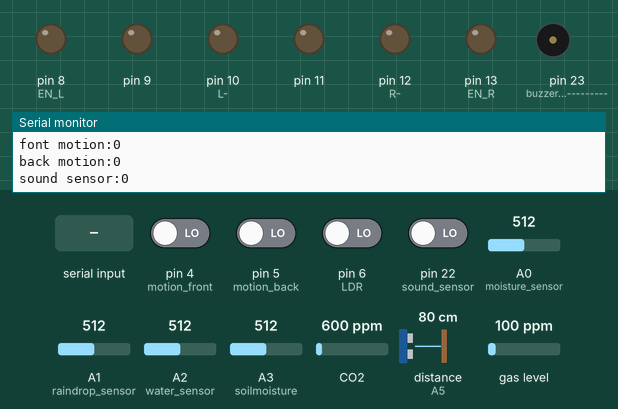
This sketch was run on a simulated Arduino Mega 2560, built with avr-gcc and run on an emulated ATmega2560. Parts: output pins drawn as LEDs (lit = HIGH), buzzer (waves = sounding, pin HIGH), the last lines printed to the serial monitor. Wiring (inferred from the names in the program): ultrasonic range finder: trigger A4; echo A5. The inputs (shaded band) are chosen by the test bench; at power-on: pin 4 (motion_front), pin 5 (motion_back), pin 6 (LDR), pin 22 (sound_sensor) LOW, A0 (moisture_sensor) = 512, A1 (raindrop_sensor) = 512, A2 (water_sensor) = 512, A3 (soilmoisture) = 512, CO2 600 ppm, distance to the obstacle (sensor on A5) 80 cm, gas level 100 ppm. The echo pulse lasts 58.3 µs per cm; pins used as bus, display or sensor lines are not drawn.

Above: at 1.2 s.
1.3 s: "a" received over Serial
At 2.6 s:
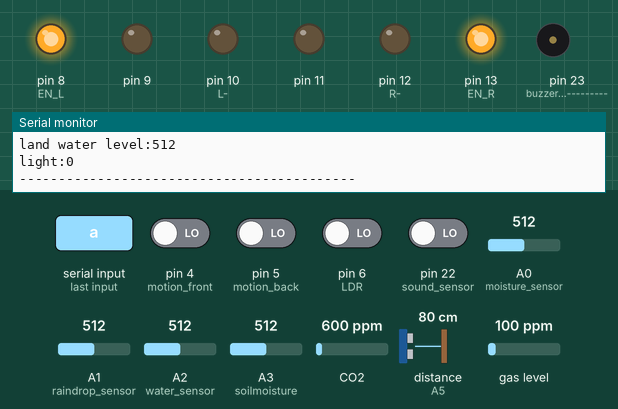
3.2 s: "b" received over Serial
At 3.35 s:
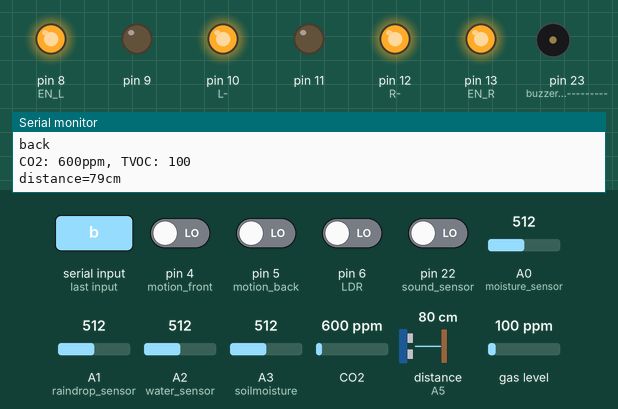
4.9 s: "c" received over Serial
At 6.4 s:
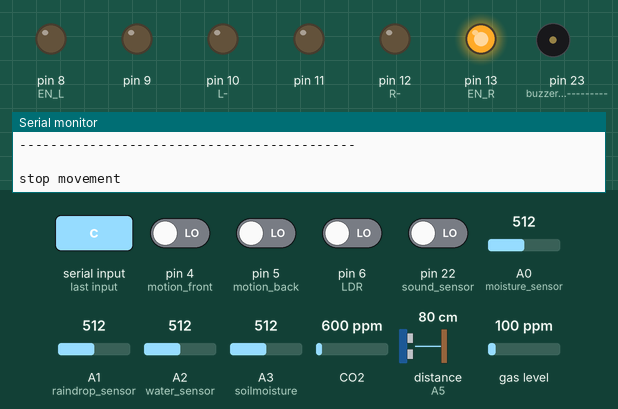
6.7 s: "d" received over Serial
At 7.8 s:
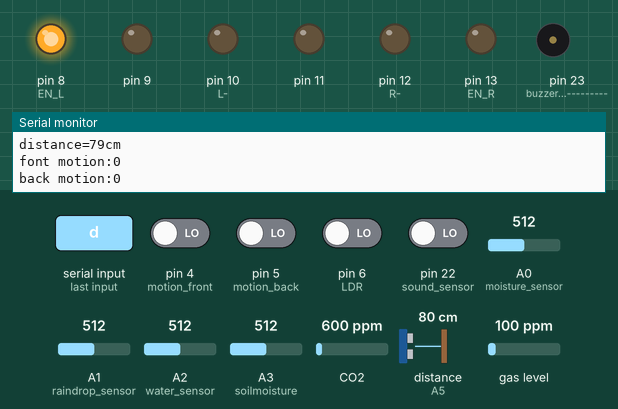
Timing chart, 0 to 9.7 s (numbered marks = the images above; inputs shaded):
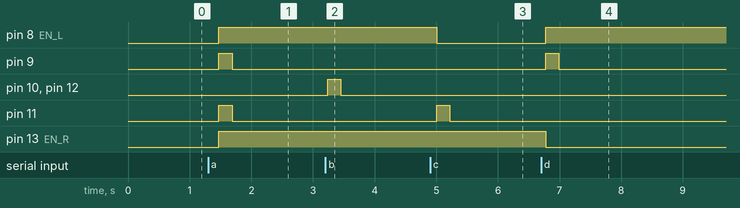

The sketch:

Arduino_Code.ino
```cpp
/*
 * bt rx:
front- a
back- b
left- c
right- d
*/

/*sensors:
 * d4,d5- motion sensor
 * d6-ldr
 * d22- sound sensor
 * d23- buzzer
 * a0- moisture
 * a1- raindrop
 * a2- water
 * a3-soilmoisture
 * a4-sonar trig
 * a5-sonar echo
 */
#include "Adafruit_CCS811.h"
Adafruit_CCS811 ccs;
////////////////////////////
#define trig A4
#define echo A5
long duration, distance, sonar;
///////////////////////////////
char data;
char a,b,c,d;
int spd=255;
int spd2=spd/5;
int tm=420;
int co2, tvoc;
int motionfront, motionback, sound, moisture, raindrop, water, soilmoisture, light;
void setup() {
  Serial.begin(9600);
  if(!ccs.begin()){
    Serial.println("Failed to start sensor!");
    while(1);
  }
  while(!ccs.available());


  pinMode(4,INPUT); //motion front
  pinMode(5,INPUT); //motion back
  pinMode(6,INPUT); //LDR
  pinMode(22,INPUT); //sound sensor
  pinMode(23,OUTPUT); //buzzer -----------
  pinMode(A0,INPUT); //moisture sensor
  pinMode(A1,INPUT); //raindrop sensor
  pinMode(A2,INPUT); //water sensor
  pinMode(A3,INPUT); //soilmoisture


  pinMode(trig, OUTPUT);
  pinMode(echo, INPUT);

  pinMode(8,OUTPUT);  //EN L
  pinMode(9,OUTPUT);  //L+
  pinMode(10,OUTPUT); //L-
  pinMode(11,OUTPUT); //R+
  pinMode(12,OUTPUT); //R-
  pinMode(13,OUTPUT); //EN R
}

void loop() {
motionfront= digitalRead(4);
motionback= digitalRead(5);
light= digitalRead(6);
sound= digitalRead(22);
moisture= analogRead(A0);
raindrop= analogRead(A1);
water= analogRead(A2);
soilmoisture=analogRead(A3);
SonarSensor(trig, echo);
sonar= distance;

co2=ccs.geteCO2();
  tvoc=ccs.getTVOC();
  if(ccs.available()){
    if(!ccs.readData()){
      Serial.print("CO2: ");
      Serial.print(co2);
      Serial.print("ppm, TVOC: ");
      Serial.println(tvoc);
    }
    else{
      Serial.println("ERROR!");
      while(1);
    }
  }

Serial.print("distance=");
Serial.print(sonar);
Serial.println("cm");
Serial.print("font motion:");
Serial.println(motionfront);
Serial.print("back motion:");
Serial.println(motionback);
Serial.print("sound sensor:");
Serial.println(sound);
Serial.print("air moisture:");
Serial.println(moisture);
Serial.print("rain drops:");
Serial.println(raindrop);
Serial.print("land water level:");
Serial.println(water);
Serial.print("light:");
Serial.println(light);
Serial.println("-------------------------------------------");
Serial.println(" ");

if(Serial.available() > 0)
{
    data = Serial.read();
    Serial.println(data);
}
    if(data=='a')  //front
    {
      analogWrite(8, spd);
      analogWrite(13, spd);
      digitalWrite(9, HIGH);
      digitalWrite(10, LOW);
      digitalWrite(11, HIGH);
      digitalWrite(12, LOW);
      Serial.println("front");
      data='x';
    }
    else if(data=='b')  //back
    {
      analogWrite(8, spd);
      analogWrite(13, spd);
      digitalWrite(9, LOW);
      digitalWrite(10, HIGH);
      digitalWrite(11, LOW);
      digitalWrite(12, HIGH);
      Serial.println("back");
      data='x';
    }
    else if(data=='c')  //left
    {

      analogWrite(8, 0);
      analogWrite(13, spd);
      digitalWrite(11, HIGH);
      digitalWrite(12, LOW);
      Serial.println("left");
      data='x';
    }
    else if(data=='d')  //right
    {
      analogWrite(8, spd);
      analogWrite(13, 0);
      digitalWrite(9, HIGH);
      digitalWrite(10, LOW);
      Serial.println("right");
      data='x';
    }

    //////////////////////////////////////////
    else if(data=='m')  //s1
    {
      Serial.println("speed 1");
      spd=170;
      tm=2000;
      data='x';
    }
    else if(data=='n')  //s2
    {
      Serial.println("speed 2");
      spd=210;
      tm=670;
      data='x';
    }
    else if(data=='o')  //s3
    {
      Serial.println("speed 3");
      spd=255;
      tm=420;
      data='x';
    }

    /////////////////////////////////////
    else
    {
      analogWrite(9, 0);
      analogWrite(10, 0);
      analogWrite(11, 0);
      analogWrite(12, 0);
      Serial.println("stop movement");
    }
}


void SonarSensor(int trig,int echo)
{
digitalWrite(trig, LOW);
delayMicroseconds(2);
digitalWrite(trig, HIGH);
delayMicroseconds(10);
digitalWrite(trig, LOW);
duration = pulseIn(echo, HIGH);
distance = (duration/2) / 29.1;
}
```

Measured:
- after the input at 1.3 s, pin 8 (EN_L), pin 13 (EN_R): LOW → HIGH after 0.18 s; pin 9, pin 11: LOW → HIGH after 0.18 s, → LOW 0.21 s later
- after the input at 3.2 s, pin 10 (L-), pin 12 (R-): LOW → HIGH at once, → LOW 0.21 s later
- after the input at 4.9 s, pin 8 (EN_L): HIGH → LOW after 0.11 s; pin 11: LOW → HIGH after 0.11 s, → LOW 0.21 s later
- after the input at 6.7 s, pin 8 (EN_L): LOW → HIGH after 0.07 s; pin 9: LOW → HIGH after 0.07 s, → LOW 0.21 s later; pin 13 (EN_R): HIGH → LOW after 0.07 s
